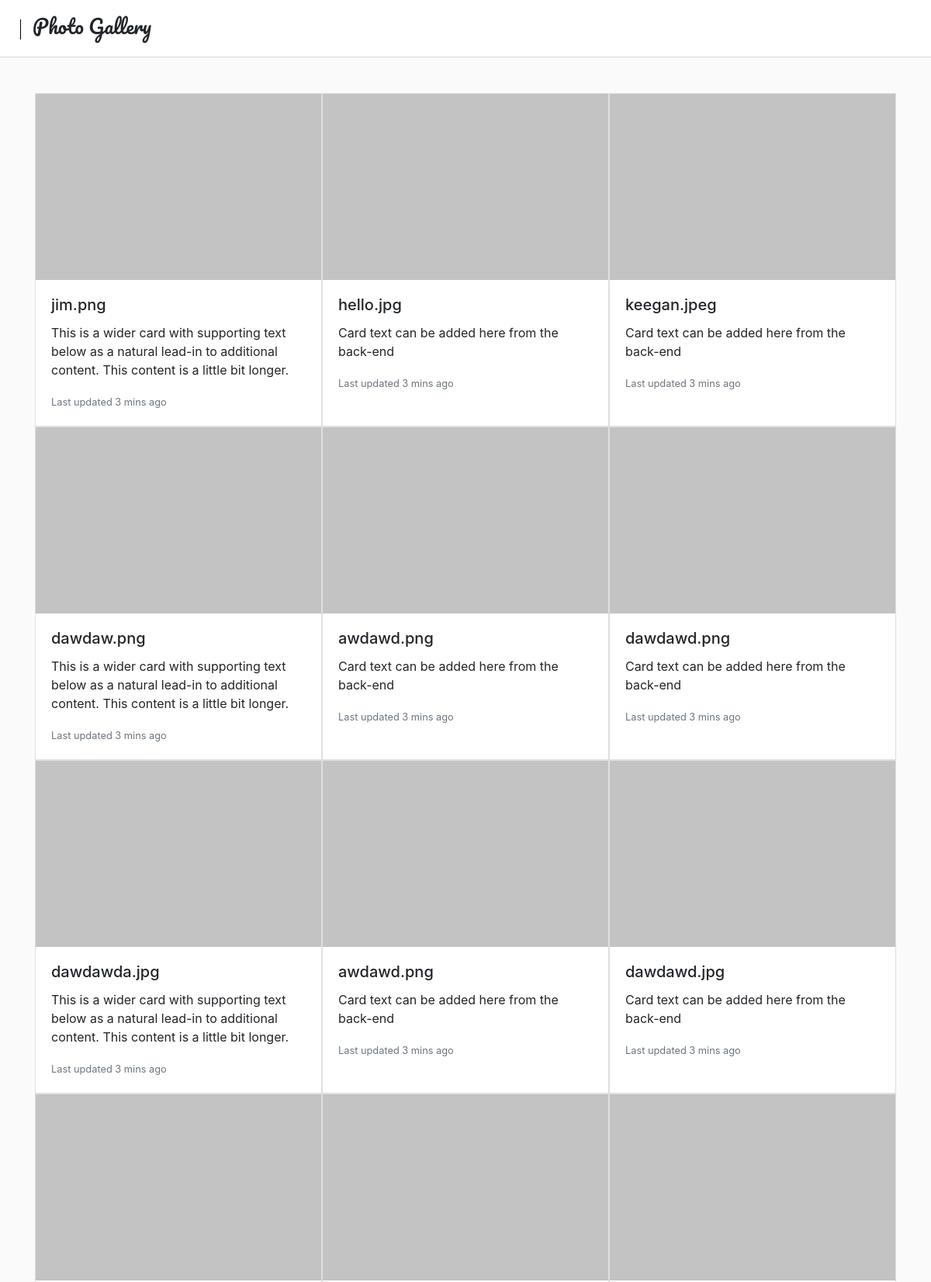
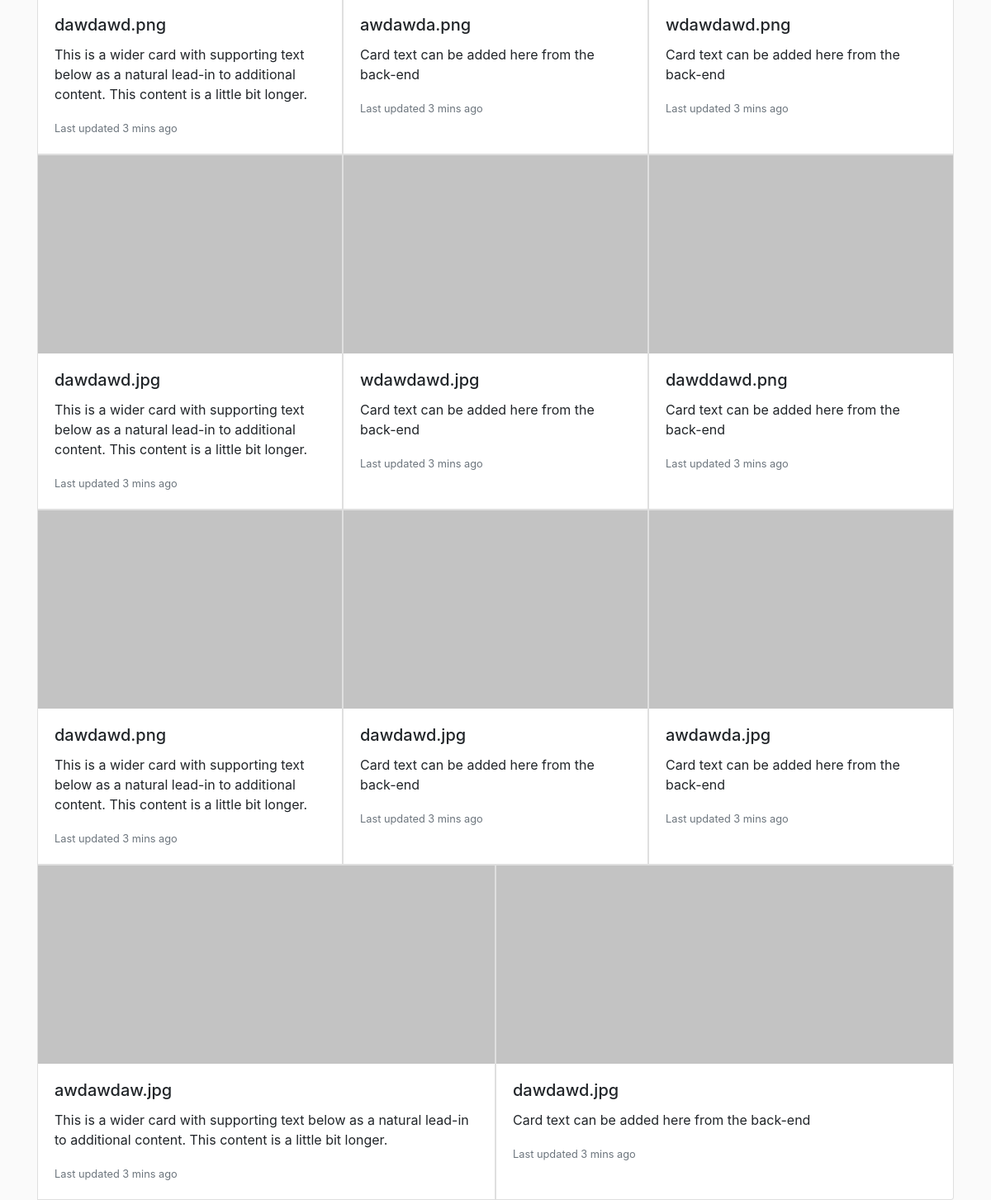
The page / on the database its author committed (2 pictures, top to bottom).
### tables this page shows
CREATE TABLE `photo_index` (
  `ID` int(11) NOT NULL,
  `Name` text NOT NULL
);

### index.php (the view, shortened to what this page needs)
 <!DOCTYPE html>
 <html lang="en">
   <head>
    <link
      rel="stylesheet"
      href="https://stackpath.bootstrapcdn.com/bootstrap/4.3.1/css/bootstrap.min.css"
    />
    <link rel="stylesheet" type="text/css" href="main1.css" />
   </head>
  <body>
    <div class="navbar">
      <div class="logoContainer">
        <div class="vertical"></div>
        <div class="logo">Photo Gallery</div>
      </div>
    </div>
      <div class="container">
     <?php
       require('includes/connection.php');
       $z = 0;
       $questions = "SELECT Name FROM photo_index ";
       $result_questions = mysqli_query($conn, $questions);
       while ($row = mysqli_fetch_array($result_questions)) {
        if ($z == 3){
          $z = 0;
        }
        if($z == 0){
        echo '
        <div class="card-group">
        <a href="#_" class="lightbox" id="'.$row['Name'].'">
        <img src="Images/'.$row['Name'].'" />
      </a>
        <div class="card">
          <a href="#'.$row['Name'].'">
            <img
            style="object-fit: cover;"
              class="card-img-top lazy"
              src="loadirst.jpg"
              data-src="Images/'.$row['Name'].'"
              alt="Card image cap"
            />
          </a>
          <div class="card-body">
            <h5 class="card-title">'.$row['Name'].'</h5>
            <p class="card-text">
              This is a wider card with supporting text below as a natural
              lead-in to additional content. This content is a little bit
              longer.
            </p>
            <p class="card-text">
              <small class="text-muted">Last updated 3 mins ago</small>
            </p>
          </div>
          </div>
          ';
        $z++;
        } else {
        echo'
        <a href="#_" class="lightbox" id="'.$row['Name'].'">
        <img src="Images/'.$row['Name'].'" />
      </a>
                 <div class="card" style="object-fit: cover;">
                 <a href="#'.$row['Name'].'">
                   <img
                     class="card-img-top lazy"
                     style="object-fit: cover;"
                     src="loadirst.jpg"
                     data-src="Images/'.$row['Name'].'"
                     alt="Card image cap"
                   />
                 </a>
                 <div class="card-body">
            <h5 class="card-title">'.$row['Name'].'</h5>
            <p class="card-text">
              Card text can be added here from the back-end
            </p>
            <p class="card-text">
              <small class="text-muted">Last updated 3 mins ago</small>
            </p>
          </div>
               </div>';
        $z++;
        }
        } ?>
      </div>
</body>
</html>

### main1.css (style rules this page uses)
* { padding: 0; margin: 0; }
.card-img-top { height: 20vw; object-fit: cover; }
.navbar { position: fixed; top: 0; max-height: 75px; width: 100%; background-color: white; margin: 0; padding: 0; overflow: hidden; border-bottom-style: solid; border-bottom-width: 1.2px; border-color: #d8d8d8; transition: 0.4s; z-index: 99; transition-delay: 0.25s; }
body { background-color: #fafafa; }
.logo { float: left; font-family: "Pacifico", cursive; padding: 15px; transition: 0.4s; transition-delay: 0.25s; font-size: 25px; }
.vertical { float: left; padding: 13px; font-size: 25px; font-style: bold; margin: 25px 0px 22px 0px; transition: 0.4s; transition-delay: 0.25s; border-right: 1px solid black; }

### rows shown on the page
photo_index: Name "jim.png"
photo_index: Name "hello.jpg"
photo_index: Name "keegan.jpeg"
photo_index: Name "dawdaw.png"
photo_index: Name "awdawd.png"
photo_index: Name "dawdawd.png"
photo_index: Name "dawdawda.jpg"
photo_index: Name "awdawd.png"
photo_index: Name "dawdawd.jpg"
photo_index: Name "dawdawd.png"
photo_index: Name "awdawda.png"
photo_index: Name "wdawdawd.png"
photo_index: Name "dawdawd.jpg"
photo_index: Name "wdawdawd.jpg"
photo_index: Name "dawddawd.png"
photo_index: Name "dawdawd.png"
photo_index: Name "dawdawd.jpg"
photo_index: Name "awdawda.jpg"
photo_index: Name "awdawdaw.jpg"
photo_index: Name "dawdawd.jpg"
